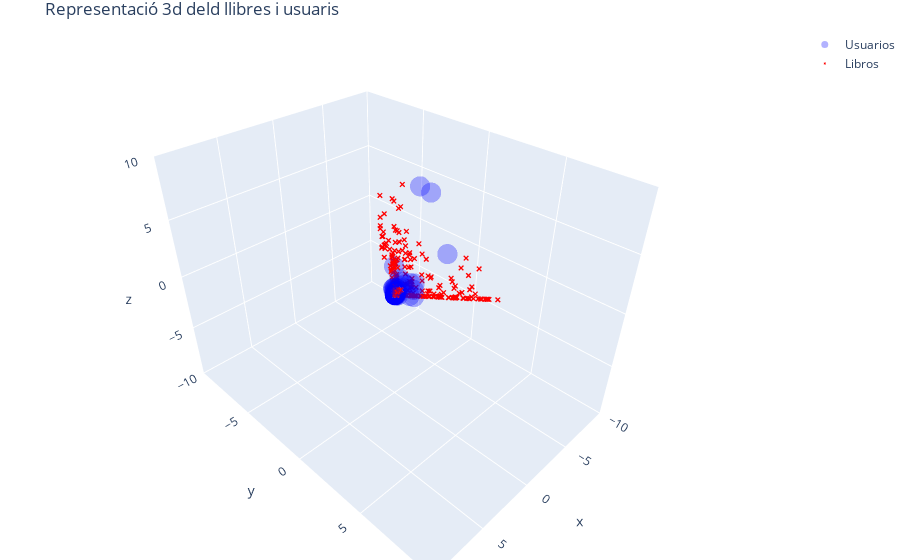

The code cell stored with this chart in its notebook:
### Code cell
fig = go.Figure()

# Usuarios (Puntos azules)
fig.add_trace(go.Scatter3d(
    x=usuarios_3d[:, 0], y=usuarios_3d[:, 1], z=usuarios_3d[:, 2],
    mode='markers', # Quitamos '+text' de aquí
    marker=dict(size=7, color='blue', opacity=0.3),
    name='Usuarios',
    hovertext=[f"Usuario {i}" for i in range(len(usuarios_3d))], # Info al pasar el ratón
    hoverinfo='text'
))

# Libross (Cruces rojas)
fig.add_trace(go.Scatter3d(
    x=libros_3d[:, 0], y=libros_3d[:, 1], z=libros_3d[:, 2],
    mode='markers', # Solo puntos/cruces, sin texto fijo
    marker=dict(size=2, color='red', symbol='x'),
    name='Libros',
    hovertext=nombres_para_grafico, # Títulos de los libros solo en el hover
    hoverinfo='text'
))

# Ajuste estético para que el centro sea el 0
fig.update_layout(
    title="Representació 3d deld llibres i usuaris",
    scene=dict(
        xaxis=dict(range=[-10, 10]),
        yaxis=dict(range=[-10, 10]),
        zaxis=dict(range=[-10, 10])
    ),
    margin=dict(l=0, r=0, b=0, t=30)
)

fig.show()

### Figure 1 — Plotly figure (JSON) as saved in the notebook; plotly's stock layout.template omitted (floating-point values rounded to 4 significant figures; data arrays with more than 128 entries replaced by an {"elided": "..."} marker saying what was removed)
{"data": [{"hoverinfo": "text", "hovertext": {"elided": "700 str values"}, "marker": {"color": "blue", "opacity": 0.3, "size": 7}, "mode": "markers", "name": "Usuarios", "type": "scatter3d", "x": {"elided": "700 float values"}, "y": {"elided": "700 float values"}, "z": {"elided": "700 float values"}}, {"hoverinfo": "text", "hovertext": {"elided": "1000 str values"}, "marker": {"color": "red", "size": 2, "symbol": "x"}, "mode": "markers", "name": "Libros", "type": "scatter3d", "x": {"elided": "1000 float values"}, "y": {"elided": "1000 float values"}, "z": {"elided": "1000 float values"}}], "layout": {"margin": {"b": 0, "l": 0, "r": 0, "t": 30}, "scene": {"xaxis": {"range": [-10, 10]}, "yaxis": {"range": [-10, 10]}, "zaxis": {"range": [-10, 10]}}, "title": {"text": "Representació 3d deld llibres i usuaris"}}}
